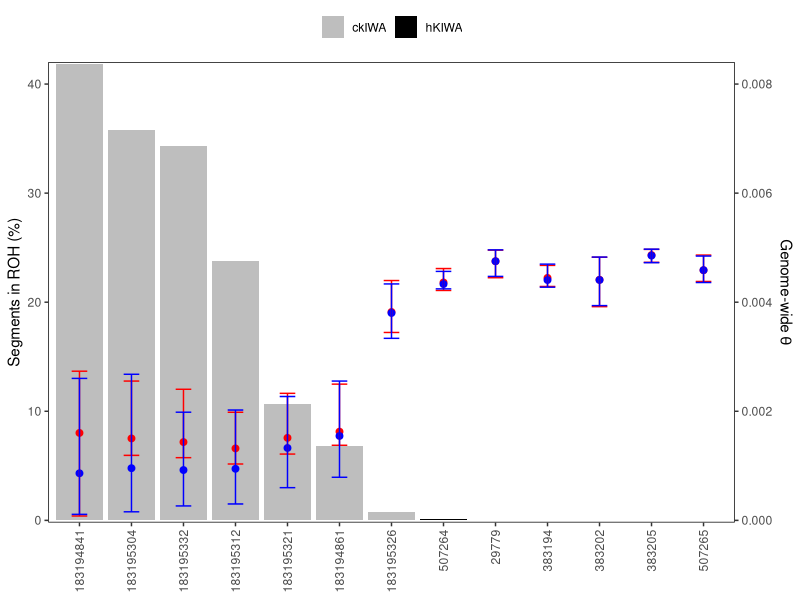

Generate this figure with R:
## ---- chunk 1
knitr::opts_chunk$set(echo = TRUE)
library(ggplot2)
library(tidyverse)
library(dplyr)
## ---- chunk 2
setwd("/Users/annamariacalderon/Desktop/KROH/data/rohan")
#Segments in ROH (%)
roh <- read.table("percent_ROH.txt", header=TRUE)
colnames(roh) <- c("sample", "fROH", "CI")
roh$sample <- as.character(roh$sample)
roh$pop <- c(rep("ckIWA",7), rep("hKIWA",6))
roh$sample <- factor(roh$sample,
                     levels = c("183194841","183195304","183195332",
                                "183195312","183195321","183194861",
                                "183195326","507264","29779", 
                                "383194", "383202","383205","507265"))

# Genome-wide theta outside ROH
theta_o_roh <- read.table("gw_theta_outside_ROH.txt", header=TRUE)

# Genome-wide theta including ROH
theta_inc_roh <- read.table("gw_theta_inc_ROH.txt", header=TRUE)
colnames(theta_inc_roh) <- c("sample","mid","min","max")

#Combine Data
roh_theta <- cbind(roh, 
                   theta_o_roh[,c("thetamid", "thetamin","thetamax")],
                   theta_inc_roh[,c("mid", "min","max")])


## ---- chunk 3
ggplot(roh_theta, aes(x=sample, y=fROH, fill=pop)) +
  geom_bar(stat="identity") +
  geom_point(aes(y = thetamid * 5000), 
             color = "red", 
             size = 2,
             show.legend = FALSE) +
    geom_point(aes(y = mid * 5000), 
             color = "blue", 
             size = 2,
             show.legend = FALSE) +
  scale_fill_manual(values=c("gray","black")) +
  scale_y_continuous(
    name = "Segments in ROH (%)",
    expand = c(0,0.2),
    sec.axis = sec_axis(~./5000, 
                        name = expression("Genome-wide " * theta))) +
  geom_errorbar(aes(y=thetamid*5000, ymin=thetamin*5000, ymax=thetamax*5000),
                color = "red",
                width = 0.3) +
  geom_errorbar(aes(y=mid*5000, ymin=min*5000, ymax=max*5000),
                color = "blue",
                width = 0.3) +
  labs(x = NULL) +
  theme(
    panel.background = element_blank(),
    panel.grid = element_blank(),
    panel.border = element_rect(color = "black", fill = NA),
    legend.background = element_blank(),
    legend.title = element_blank(),
    legend.position = "top",
    axis.text.x = element_text(angle = 90, hjust = 1, vjust = 0.5)
  )

